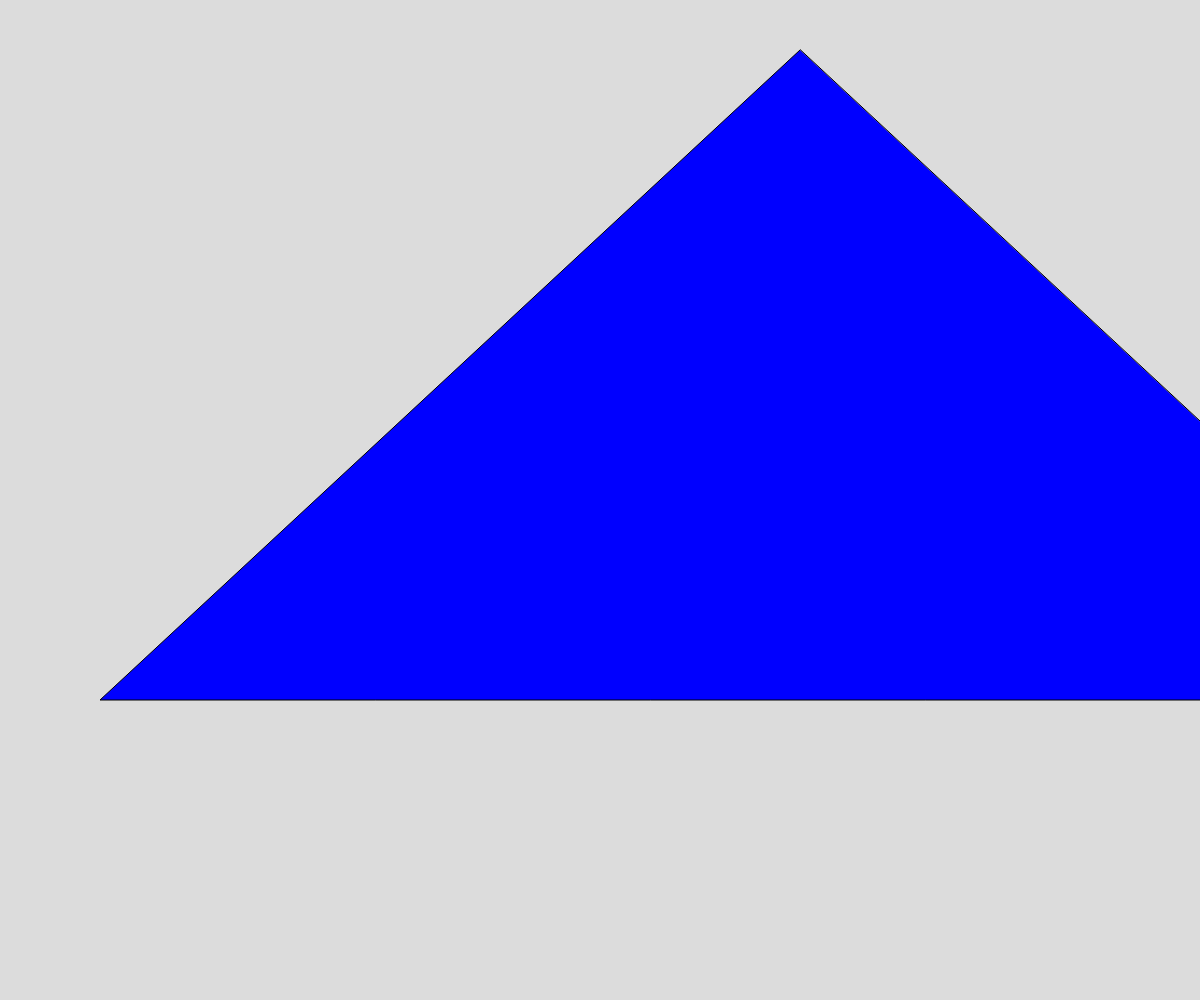
Frame 1 (no input)
Frame 60 (no input): identical to frame 1, image omitted
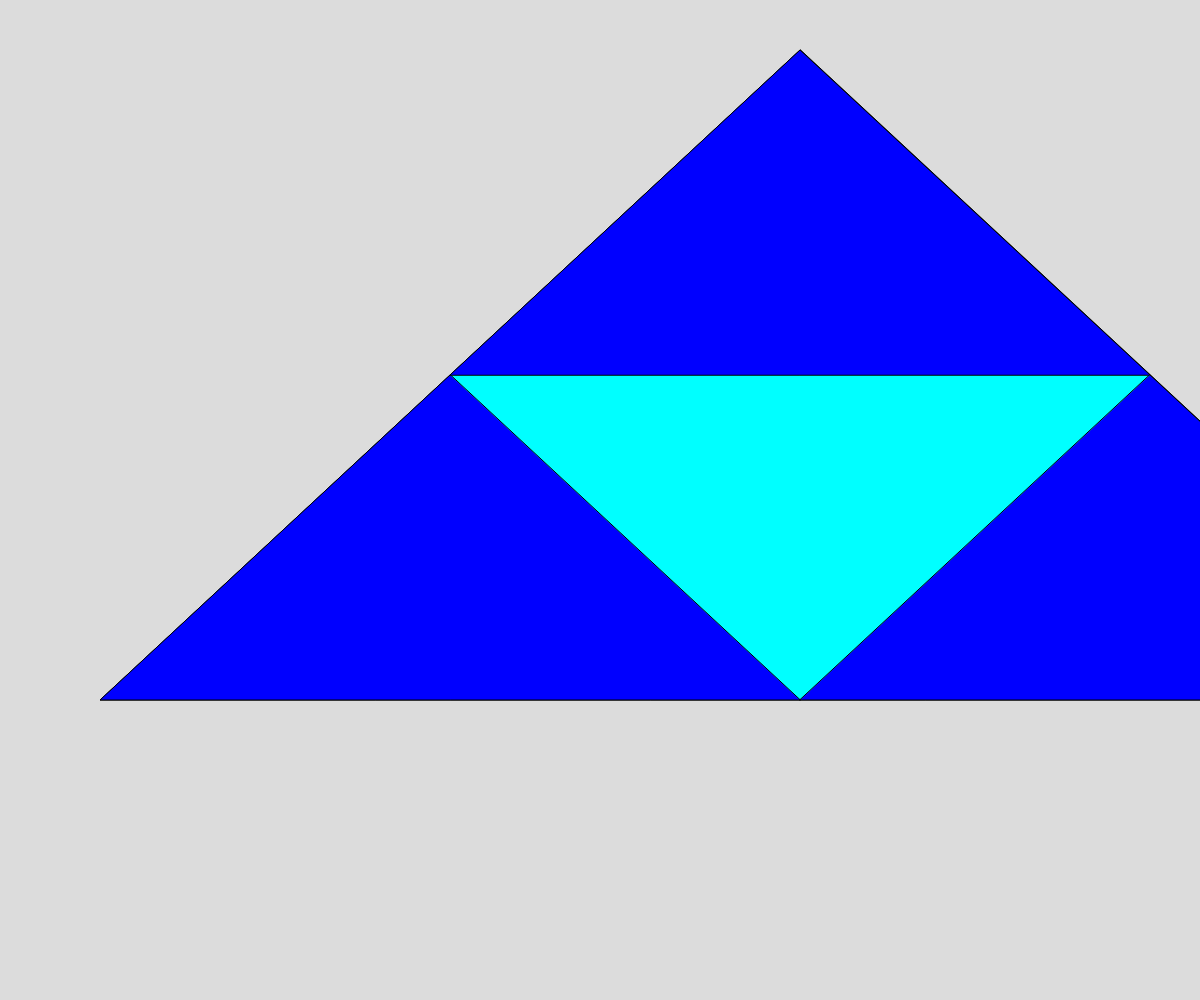
Frame 120 (the mouse pressed at the canvas centre since frame 60)

The p5.js sketch that drew these frames (run headless with seeded random() and noise() and a simulated clock; from frame 60 on, the mouse is pressed at the canvas centre):

// p5.js sketch
// ── sketch.js
/* eslint-disable indent */
// Sierpinski Triangle Demo
// Recursion -- but visual!

let initialTriangle = [
  {x: 800, y: 50},
  {x: 100, y: 700},
  {x: 1500, y: 700}
];

let theDepth = 0;
let theColours = ["blue", "cyan", "green", "purple", "red", "yellow", "orange", "brown", "grey"];


function setup() {
  createCanvas(windowWidth, windowHeight);
  background(220);
  sierpinski(initialTriangle, theDepth);
}

function draw() {
}

function mousePressed() {
  if (theDepth < 8) {
  theDepth ++;
  background(220);
  sierpinski(initialTriangle, theDepth);
  }
}

function sierpinski(points, depth) {
  //shell triangle
  fill(theColours[depth]);
  triangle(points[0].x, points[0].y,
           points[1].x, points[1].y,
           points[2].x, points[2].y,
  );

  //escape clause
  if (depth > 0) {
    //pattern -- draw the three new triangles
    // bottom left
    sierpinski([midpoint(points[0], points[1]),
                points[1],
                midpoint(points[1], points[2])],
                depth - 1);

    // top
    sierpinski([midpoint(points[0], points[1]),
                points[0],
                midpoint(points[0], points[2])],
                depth - 1);

    // bottom right
    sierpinski([midpoint(points[1], points[2]),
                points[2],
                midpoint(points[0], points[2])],
                depth - 1);

  }

}


function midpoint(point1, point2) {
  let midX = (point1.x + point2.x) / 2;
  let midY = (point1.y + point2.y) / 2;
  return {x: midX, y: midY};
}
